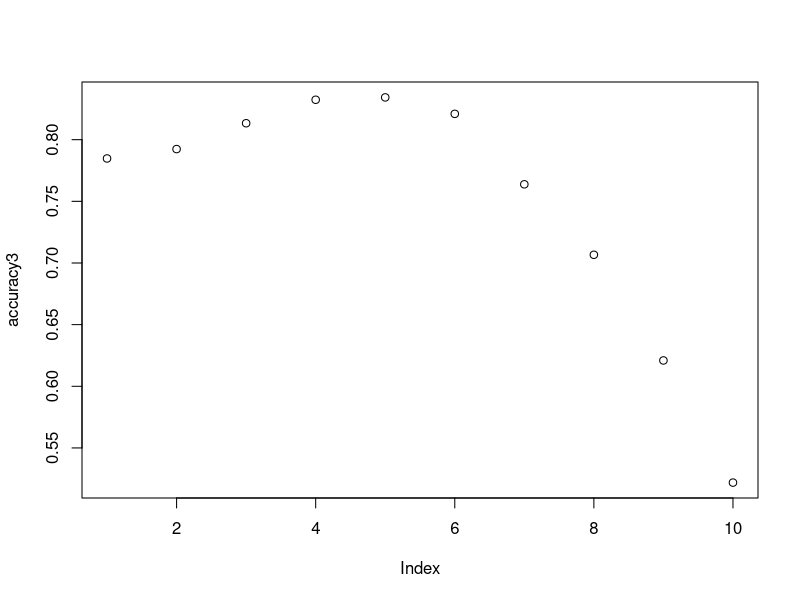

Write R code to recreate this figure.
library(caret)
library(tidyverse)
library(dslabs)
data(heights)

y <- heights$sex
x <- heights$height

set.seed(2)
test_index <- createDataPartition(y, times = 1, p = 0.5, list = FALSE)

train_set <- heights[-test_index, ]
test_set <- heights[test_index, ]

#1st algo
y_hat1 <- sample(c("Male", "Female"),
                length(test_index), replace = TRUE) %>%
      factor(levels = levels(test_set$sex))

y1accu <- mean(y_hat1 == test_set$sex)

#2nd algo 
y_hat2 <- ifelse(x > 62, "Male", "Female") %>% 
       factor(levels = levels(test_set$sex))

y2accu <- mean(y_hat2 == test_set$sex)

#3rd algo
cutoff <- seq(61,70)
accuracy3 <- map_dbl(cutoff, function(x){
  y_hat <- ifelse(train_set$height > x, "Male", "Female") %>%
        factor(levels = levels(test_set$sex))
        mean(y_hat == train_set$sex)
})

plot(accuracy3)
max(accuracy3)

best_cutoff3 <- cutoff[which.max(accuracy3)]

y_hat3 <- ifelse(test_set$height > best_cutoff3, "Male", "Female") %>% 
  factor(levels = levels(test_set$sex))
y_hat3 <- factor(y_hat3)

y3accu <- mean(y_hat3 == test_set$sex)

#Display Accuracies
y1accu
y2accu
y3accu
